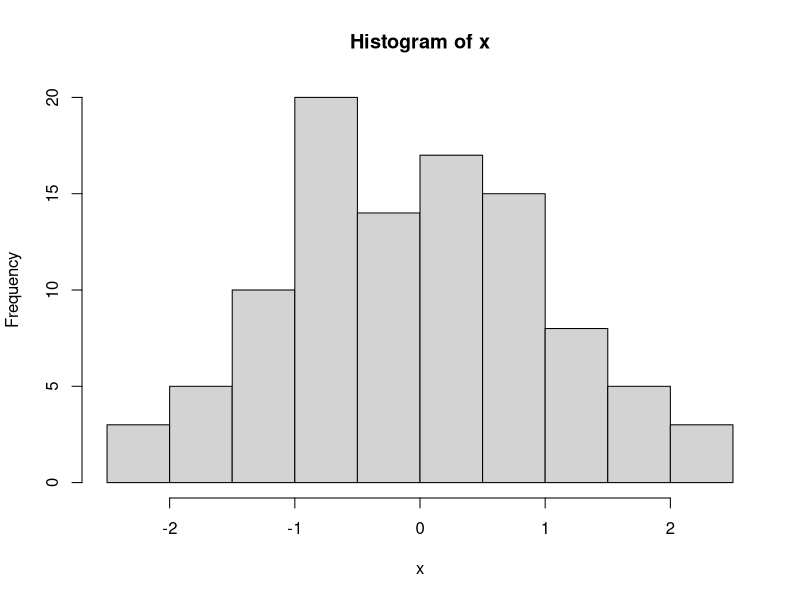
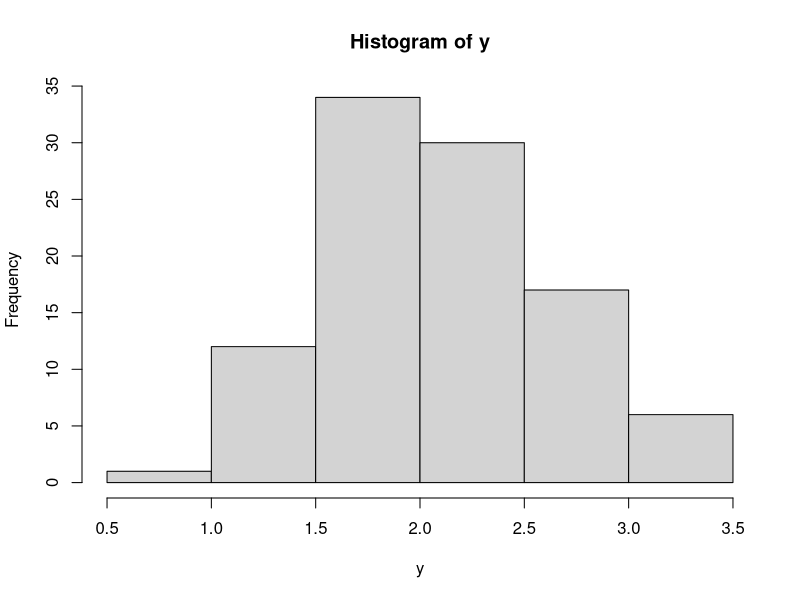

Reproduce these figures in R, in order.
## ---- chunk 1
knitr::opts_chunk$set(echo = TRUE)
## ---- chunk 2
x = rnorm(n = 100, mean = 0, sd = 1)   # N(0,1)
y = rnorm(n = 100, mean = 2, sd = 0.5) # N(2, 0.5)
## ---- chunk 3
summary(x)
summary(y)
## ---- chunk 4
hist(x)
## ---- chunk 5
hist(y)
## ---- chunk 6
summ.x = summary(x)
summ.y = summary(y)
names(summ.x) # Figure out variable names for indexing
